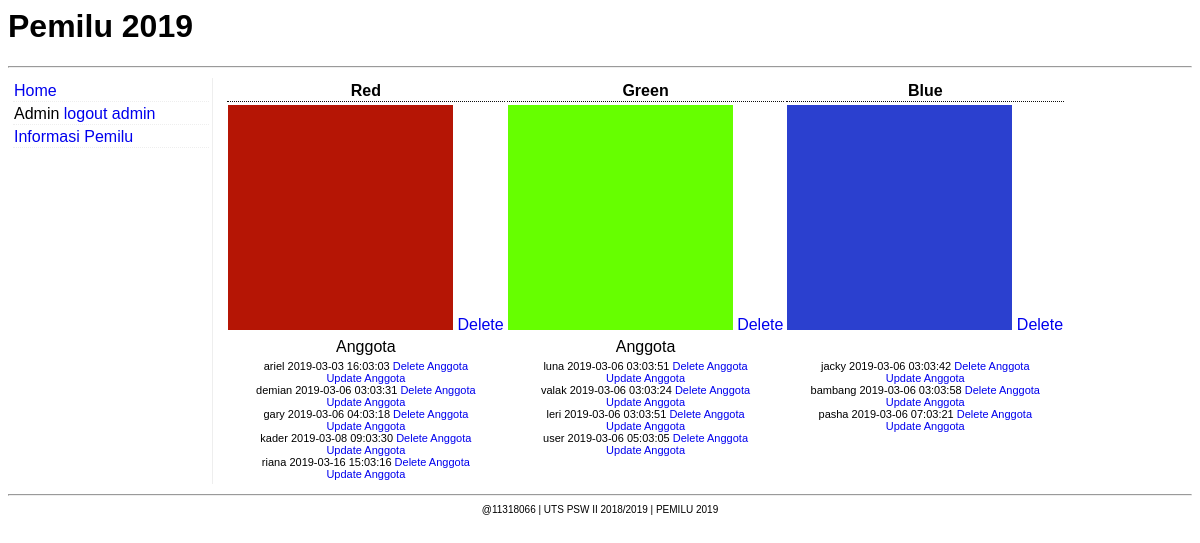
Page /index.php (signed in) on the committed database.
### tables this page shows
CREATE TABLE `partai` (
  `id_partai` int(11) NOT NULL,
  `name` varchar(45) NOT NULL,
  `image` varchar(45) NOT NULL,
  `ketua` varchar(220) NOT NULL
);

CREATE TABLE `anggotapartai` (
  `id` int(11) NOT NULL,
  `id_partai` int(11) NOT NULL,
  `name` varchar(45) NOT NULL,
  `date_time` datetime NOT NULL
);

### functions/database.php (called while the page is built, shortened)
<?php
	$con = mysqli_connect("localhost", "root", "");
	function execQ($strQ){
		global $con;
		$res = mysqli_query($con, $strQ);
		return $res;
	}
	function getPartai(){
		$strQ = "select * from partai";
		$partai = execQ($strQ);
		return $partai;
	}
	function getAnggota($dtaAnggota){
		$strQ = "select * from anggotapartai where id_partai = ".$dtaAnggota ;
		$anggota = execQ($strQ);
		return $anggota;
	}
function get_session($_key){
$value = (isset($_SESSION[$_key]))? $_SESSION[$_key]: null;
return($value);
}
?>

### admin.php (the view)
<table>
<tr>
		<td class="t_header" style="text-align: center">Red</td>
		<td class="t_header" style="text-align: center">Green</td>
		<td class="t_header"style="text-align: center">Blue</td>
</tr>
<tr>
<?php
$partai = getPartai();
while($datapartai = mysqli_fetch_array($partai, MYSQLI_ASSOC)){
?>
	<td rowspan=2><img src="images/<?=$datapartai['image']?>">
	<a href="deletepartai.php?id=<?php echo $datapartai['id_partai'] ?>">Delete</a></td>
<?php
}
?>
</tr>
<tr>
</tr>
<tr>
		<td  style="text-align: center">Anggota</td>
		<td  style="text-align: center">Anggota</td>
</tr>
<tr>
		<td style="text-align: center" class="desc">
		<?php
		$anggota = getAnggota(1);
		while($dataAnggota = mysqli_fetch_array($anggota, MYSQLI_ASSOC)){
		echo $dataAnggota['name']." ". $dataAnggota['date_time'];
		echo '<a href="deleteAnggota.php?id='.$dataAnggota['id'].'"> Delete Anggota</a><br>';
		echo '<a href="updateAnggota.php?id='.$dataAnggota['id'].'"> Update Anggota</a><br>';
		}
		?>
		</td>
		<td style="text-align: center" class="desc">
		<?php
		$anggota = getAnggota(2);
		while($dataAnggota = mysqli_fetch_array($anggota, MYSQLI_ASSOC)){
		echo $dataAnggota['name']." ". $dataAnggota['date_time'];
		echo '<a href="deleteAnggota.php?id='.$dataAnggota['id'].'"> Delete Anggota</a><br>';
		echo '<a href="updateAnggota.php?id='.$dataAnggota['id'].'"> Update Anggota</a><br>';
		}
		?>
		</td>
		<td style="text-align: center" class="desc">
		<?php
		$anggota = getAnggota(3);
		while($dataAnggota = mysqli_fetch_array($anggota, MYSQLI_ASSOC)){
		echo $dataAnggota['name']." ". $dataAnggota['date_time'];
		echo '<a href="deleteAnggota.php?id='.$dataAnggota['id'].'"> Delete Anggota</a><br>';
		echo '<a href="updateAnggota.php?id='.$dataAnggota['id'].'"> Update Anggota</a><br>';
		}
		?>
		</td>
</tr>
</table>

### commons/header.php (shortened to what this page needs)
<html>
<head>
	<link href="css/style.css" rel="stylesheet" type="text/css">
</head>
<body>
<h1> Pemilu 2019</h1>
<hr>
<table>
<tr>
	<td class="menu_box">
		<?php require_once(dirname(__FILE__)."/menubar.php")?>
	<td class="content">

### commons/menubar.php
<table width="200">
<tr>
	<td class="menu_item"> <a href="index.php">Home</a></td>
</tr>
	<?php
	if(get_session('logged_admin')){
echo( '<tr><td class="menu_item">Admin <a href="logoutadmin.php"> logout admin </a></td></tr>
<tr><td class="menu_item"><a href="display.php">Informasi Pemilu</a></td></tr>
');
}else if(get_session('logged_kader')){
echo( '<tr><td class="menu_item"><a href="logoutkader.php">Logout Kader Partai</a></td></tr>
<tr><td class="menu_item"><a href="display.php">Informasi Pemilu</a></td></tr>');
}else{
echo(
'<tr><td class="menu_item"><a href="loginuser.php">Login</a></td></tr>
<tr><td class="menu_item"><a href="display.php">Informasi Pemilu</a></td></tr>
');
}
	?>
	</td>
</tr>
</table>

### index.php (shortened to what this page needs)
<?php
require_once(dirname(__FILE__).'/functions/database.php');
require_once(dirname(__FILE__).'/commons/header.php');
if(get_session('logged_admin')){
	include 'admin.php';
}
?>
<?php
require_once(dirname(__FILE__).'/commons/footer.php');
?>

### commons/footer.php (shortened to what this page needs)
	</td>
<hr>
<div id="footer">
	@11318066 | UTS PSW II 2018/2019 | PEMILU 2019
</div>
</body>
</html>

### css/style.css (style rules this page uses)
body { font-family: verdana, arial; }
a { text-decoration: none; }
.menu_item { border-bottom: dotted 1px #eee; }
.t_header { border-bottom: dotted 1px #0e0e0e; font-weight:bold; }
.menu_box { border-right: solid 1px #eee; vertical-align: top; }
.content { padding-left: 10px; vertical-align: top; }
.desc { font-size:11px; vertical-align:top; }
#footer { text-align: center; font-size: 10px; }

### rows in the picture
partai: image (picture)
partai: image (picture)
partai: image (picture)
anggotapartai: name "ariel", date_time "2019-03-03 16:03:03"
anggotapartai: name "demian", date_time "2019-03-06 03:03:31"
anggotapartai: name "gary", date_time "2019-03-06 04:03:18"
anggotapartai: name "kader", date_time "2019-03-08 09:03:30"
anggotapartai: name "riana", date_time "2019-03-16 15:03:16"
anggotapartai: name "luna", date_time "2019-03-06 03:03:51"
anggotapartai: name "valak", date_time "2019-03-06 03:03:24"
anggotapartai: name "leri", date_time "2019-03-06 03:03:51"
anggotapartai: name "user", date_time "2019-03-06 05:03:05"
anggotapartai: name "jacky", date_time "2019-03-06 03:03:42"
anggotapartai: name "bambang", date_time "2019-03-06 03:03:58"
anggotapartai: name "pasha", date_time "2019-03-06 07:03:21"
